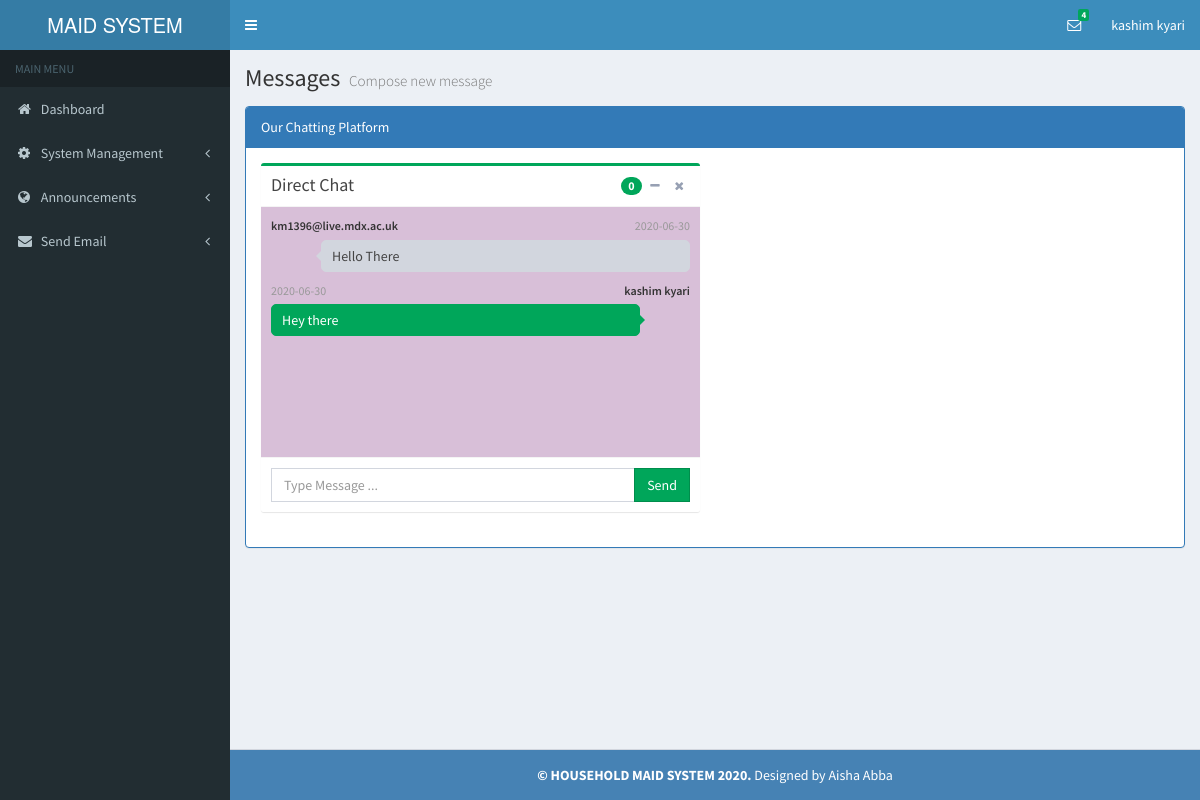
The app's page /admin/message_replies?chat_id=1 (signed in) with its own data.
### tables this page shows
CREATE TABLE `accounts` (
  `fname` varchar(255) NOT NULL,
  `lname` varchar(255) NOT NULL,
  `id_number` int(255) NOT NULL,
  `email` varchar(255) NOT NULL,
  `phone` varchar(255) NOT NULL,
  `address` varchar(255) NOT NULL,
  `town` varchar(255) NOT NULL,
  `password` varchar(255) NOT NULL,
  `role_id` varchar(255) NOT NULL
);

CREATE TABLE `inquiries` (
  `sender` varchar(255) NOT NULL,
  `message` varchar(255) NOT NULL,
  `sent_date` date NOT NULL DEFAULT current_timestamp(),
  `reply_date` date NOT NULL DEFAULT current_timestamp(),
  `reply` varchar(255) NOT NULL,
  `id` int(11) NOT NULL
);

### admin/message_replies.php (the view, shortened to what this page needs)
<?php require_once('include/header.php');?>
<?php
$senderid=$_GET['chat_id'];
if(!empty($senderid)){
    $messages=$conn->query("SELECT * FROM inquiries WHERE id='$senderid'");
    while($row=mysqli_fetch_assoc($messages)){
        $emailid = $row['sender'];
    }
}
else
{
}
?>
<?php require_once('include/sidebar.php');?>
<div class="content-wrapper">
    <section class="content-header">
        <h1>
            Messages  <small>  Compose new message </small>
        </h1>
    </section>
    <section class="content">
        <div class="panel panel-primary">
            <div class="panel-heading">Our Chatting Platform</div>
            <div class="panel-body">
                <div class="row">
                    <div class="col-md-6">
                        <div class="box box-success direct-chat direct-chat-success">
                            <div class="box-header with-border">
                                <h3 class="box-title">Direct Chat</h3>
                                <?php
                                $messagesall=$conn->query("SELECT * FROM inquiries WHERE id='$senderid'");
                                while($rowchat = mysqli_fetch_assoc($messagesall))
                                {
                                ?>
                                <div class="box-tools pull-right">
                                    <span data-toggle="tooltip" title="0 Message" class="badge bg-green">0</span>
                                    <button class="btn btn-box-tool" data-widget="collapse"><i class="fa fa-minus"></i></button>
                                    <button class="btn btn-box-tool" data-widget="remove"><i class="fa fa-times"></i></button>
                                </div>
                            </div>
                            <div class="box-body">
                                <div class="direct-chat-messages">
                                    <div class="direct-chat-msg">
                                        <div class="direct-chat-info clearfix">
                                            <span class="direct-chat-name pull-left"><?php echo $emailid;  ?></span>
                                            <span class="direct-chat-timestamp pull-right"><?php echo $rowchat['sent_date'];  ?></span>
                                        </div>
                                        <div class="direct-chat-text">
                                            <?php echo $rowchat['message'];  ?>
                                        </div>
                                    </div>
                                    <?php
                                    $stmt = $conn->query("SELECT * FROM accounts WHERE email='$session_id'");
                                    $row=mysqli_fetch_assoc($stmt);
                                    ?>
                                    <div class="direct-chat-msg right">
                                        <div class="direct-chat-info clearfix">
                                            <span class="direct-chat-name pull-right"><?php echo $row['fname']." ".$row['lname']; ?></span>
                                            <span class="direct-chat-timestamp pull-left"><?php echo $rowchat['reply_date']; ?></span>
                                        </div>
                                        <div class="direct-chat-text">
                                            <?php echo $rowchat['reply'];  ?>
                                        </div>
                                    </div>
                                    <?php
                                    }
                                    ?>
                                </div>
                            </div>
                            <div class="box-footer">
                                <form action="#" method="post" autocomplete="off">
                                    <div class="input-group">
                                        <input type="text" name="message" placeholder="Type Message ..." class="form-control">
                      <span class="input-group-btn">
                        <button type="submit" name="reply_meso" class="btn btn-success btn-flat">Send</button>
                      </span>
                                    </div>
                                </form>
                            </div>
                        </div>
                    </div>
                    <div class="col-md-6">
                    </div>
                </div>
            </div>
        </div>
    </section>
</div>
<?php require_once('include/footer.php')?>

### admin/include/header.php (shortened to what this page needs)
<?php
require_once('../dbconnect.php');
$role=  $_SESSION['role_session'];
if(!isset($_SESSION['admin'])  && $role!=1)
{
        header("Location:../login.php");
}
else{
    $session_id= $_SESSION['admin'];
    $query=$conn->query("SELECT * FROM accounts WHERE email='$session_id'");
    $row=$query->fetch_array();
    $fname=$row['fname'];
    $lname=$row['lname'];
}
    ?>
<!DOCTYPE html>
<html>
  <head>
    <link rel="stylesheet" href="../assets/bootstrap/css/bootstrap.min.css">
      <link rel="stylesheet" href="../assets/swal2/sweetalert2.min.css">
    <link rel="stylesheet" href="../assets/css/font-awesome.min.css">
    <link rel="stylesheet" href="../assets/css/ionicons.min.css">
    <link rel="stylesheet" href="../assets/css/AdminLTE.min.css">
    <link rel="stylesheet" href="../assets/css/skins/_all-skins.min.css">
      <link href="../assets/modal-effect/css/component.css" rel="stylesheet">
    <link rel="stylesheet" href="../assets/plugins/datepicker/datepicker3.css">
    <link rel="stylesheet" href="../assets/plugins/daterangepicker/daterangepicker-bs3.css">
    <link href="../assets/elibrary/fileinput/css/fileinput.css " media="all" rel="stylesheet" type="text/css" />
    <link href="../assets/elibrary/modal/css/bootstrap-modal.css" media="all" rel="stylesheet" type="text/css" />
    <link href="../assets/elibrary/css/li-scroller.css" media="all" rel="stylesheet" type="text/css" />
    <link href="../assets/elibrary/plugins/dataTables/dataTables.bootstrap.css " media="all" rel="stylesheet" type="text/css" />
   </head>
   <body class="hold-transition skin-blue sidebar-mini">
    <div class="wrapper">
      <header class="main-header">
        <a href="index" class="logo">
          <span class="logo-lg">MAID SYSTEM</span>
        </a>
        <nav class="navbar navbar-static-top" role="navigation">
          <a href="#" class="sidebar-toggle" data-toggle="offcanvas" role="button">
          </a>
          <div class="navbar-custom-menu">
            <ul class="nav navbar-nav">
                <li class="dropdown messages-menu">
                <a href="#" class="dropdown-toggle" data-toggle="dropdown">
                  <i class="fa fa-envelope-o"></i>
                    <?php
                    $stmt=$conn->query("SELECT * FROM inquiries");
                    $count=mysqli_num_rows($stmt);
                    ?>
                  <span class="label label-success"><?php echo $count; ?></span>
                </a>
              </li>
              <li class="dropdown user user-menu">
                <a href="#" class="dropdown-toggle" data-toggle="dropdown">
                  <span class="hidden-xs"><?php echo $fname;   ?></span>
                  <span class="hidden-xs"><?php echo $lname;   ?></span>
                </a>
              </li>
            </ul>
          </div>
        </nav>
      </header>

### records on screen
accounts: fname "kashim", lname "kyari"
inquiries: sender "km1396@live.mdx.ac.uk", sent_date "2020-06-30", message "Hello There", accounts.fname "kashim", accounts.lname "kyari", reply_date "2020-06-30", reply "Hey there"

### other values on screen
$count "4"
